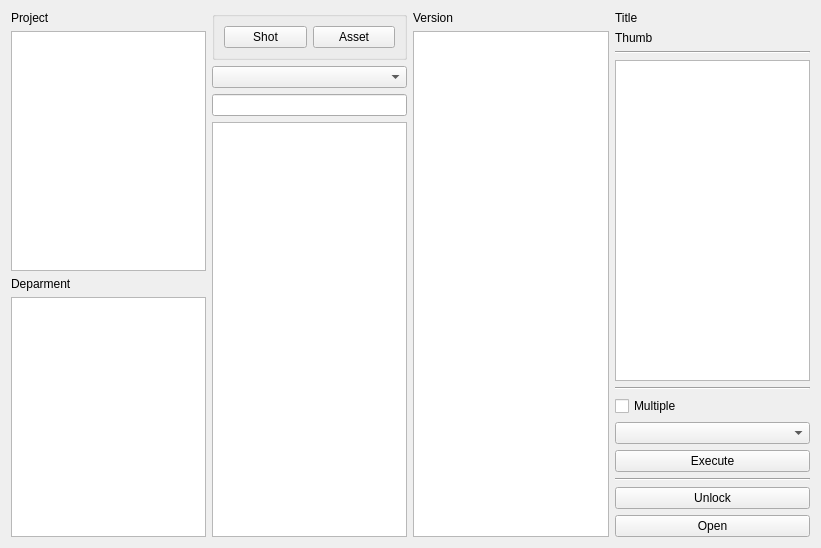
<?xml version="1.0" encoding="UTF-8"?>
<ui version="4.0">
 <class>Form</class>
 <widget class="QWidget" name="Form">
  <property name="geometry">
   <rect>
    <x>0</x>
    <y>0</y>
    <width>821</width>
    <height>548</height>
   </rect>
  </property>
  <property name="windowTitle">
   <string>Form</string>
  </property>
  <layout class="QGridLayout" name="gridLayout_2">
   <item row="0" column="0">
    <layout class="QGridLayout" name="gridLayout">
     <item row="0" column="3">
      <layout class="QVBoxLayout" name="verticalLayout_version">
       <item>
        <widget class="QLabel" name="label_version">
         <property name="text">
          <string>Version</string>
         </property>
        </widget>
       </item>
       <item>
        <widget class="QListView" name="listView_version"/>
       </item>
      </layout>
     </item>
     <item row="0" column="2">
      <layout class="QVBoxLayout" name="verticalLayout">
       <item>
        <widget class="QGroupBox" name="horizontalGroupBox_type">
         <property name="checkable">
          <bool>false</bool>
         </property>
         <layout class="QHBoxLayout" name="horizontalLayout">
          <item>
           <widget class="QPushButton" name="pushButton_shot">
            <property name="text">
             <string>Shot</string>
            </property>
            <property name="checkable">
             <bool>true</bool>
            </property>
           </widget>
          </item>
          <item>
           <widget class="QPushButton" name="pushButton_asset">
            <property name="text">
             <string>Asset</string>
            </property>
            <property name="checkable">
             <bool>true</bool>
            </property>
           </widget>
          </item>
         </layout>
        </widget>
       </item>
       <item>
        <widget class="QComboBox" name="comboBox_category"/>
       </item>
       <item>
        <widget class="QLineEdit" name="lineEdit_searchAsset"/>
       </item>
       <item>
        <widget class="QListView" name="listView_assetList"/>
       </item>
      </layout>
     </item>
     <item row="0" column="4">
      <layout class="QVBoxLayout" name="verticalLayout_metadata">
       <item>
        <widget class="QLabel" name="label_title">
         <property name="text">
          <string>Title</string>
         </property>
        </widget>
       </item>
       <item>
        <widget class="QLabel" name="label_image">
         <property name="text">
          <string>Thumb</string>
         </property>
        </widget>
       </item>
       <item>
        <widget class="Line" name="line_metadata">
         <property name="orientation">
          <enum>Qt::Orientation::Horizontal</enum>
         </property>
        </widget>
       </item>
       <item>
        <widget class="QTableView" name="tableView_metadata"/>
       </item>
       <item>
        <widget class="Line" name="line">
         <property name="orientation">
          <enum>Qt::Orientation::Horizontal</enum>
         </property>
        </widget>
       </item>
       <item>
        <layout class="QGridLayout" name="gridLayout_3">
         <item row="1" column="0">
          <widget class="QComboBox" name="comboBox"/>
         </item>
         <item row="0" column="0">
          <widget class="QCheckBox" name="checkBox">
           <property name="text">
            <string>Multiple</string>
           </property>
          </widget>
         </item>
         <item row="2" column="0">
          <widget class="QPushButton" name="pushButton">
           <property name="text">
            <string>Execute</string>
           </property>
          </widget>
         </item>
         <item row="5" column="0">
          <widget class="QPushButton" name="pushButton_open">
           <property name="text">
            <string>Open</string>
           </property>
          </widget>
         </item>
         <item row="3" column="0">
          <widget class="Line" name="line_2">
           <property name="orientation">
            <enum>Qt::Orientation::Horizontal</enum>
           </property>
          </widget>
         </item>
         <item row="4" column="0">
          <widget class="QPushButton" name="pushButton_unlock">
           <property name="text">
            <string>Unlock</string>
           </property>
          </widget>
         </item>
        </layout>
       </item>
      </layout>
     </item>
     <item row="0" column="1">
      <layout class="QVBoxLayout" name="verticalLayout_pick">
       <item>
        <layout class="QVBoxLayout" name="verticalLayout_project">
         <item>
          <widget class="QLabel" name="label_project">
           <property name="text">
            <string>Project</string>
           </property>
          </widget>
         </item>
         <item>
          <widget class="QListView" name="listView_project"/>
         </item>
        </layout>
       </item>
       <item>
        <layout class="QVBoxLayout" name="verticalLayout_department">
         <item>
          <widget class="QLabel" name="label_department">
           <property name="text">
            <string>Deparment</string>
           </property>
          </widget>
         </item>
         <item>
          <widget class="QListView" name="listView_department"/>
         </item>
        </layout>
       </item>
      </layout>
     </item>
    </layout>
   </item>
  </layout>
 </widget>
 <resources/>
 <connections/>
</ui>
